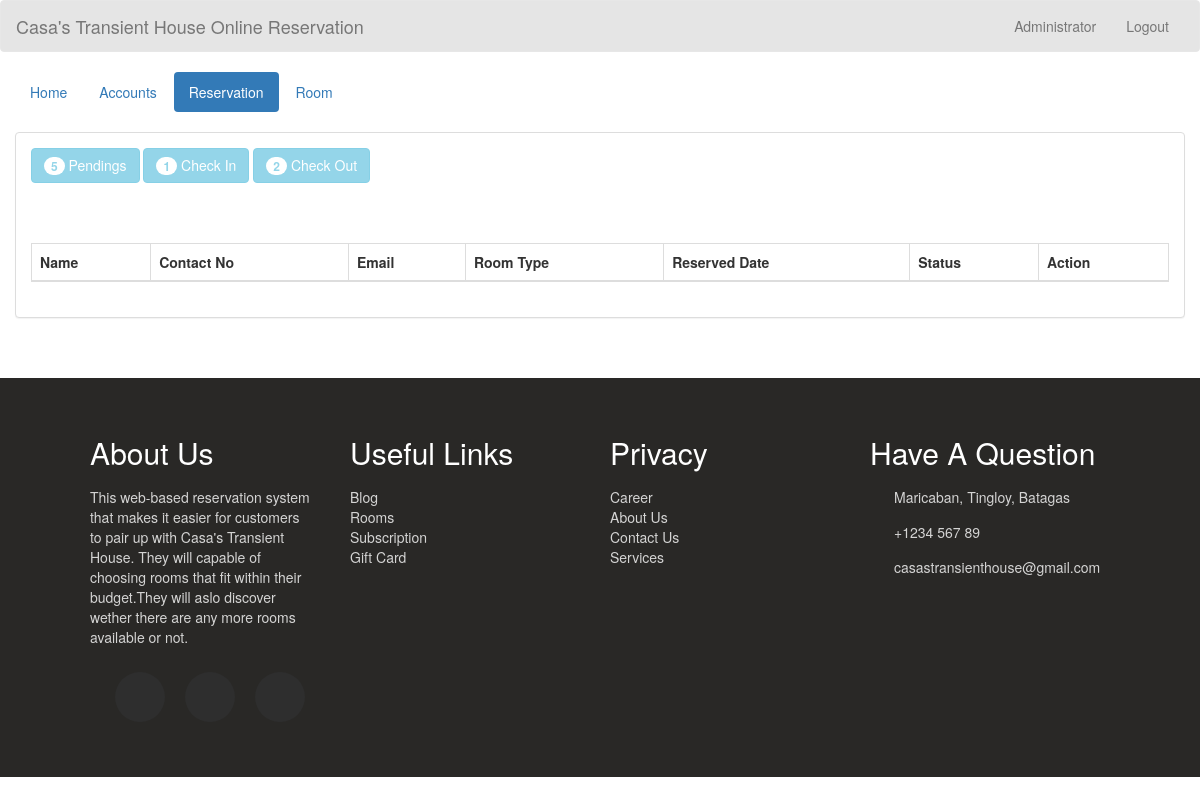
/admin/go_discard.php (signed in), run on an earlier commit of the app's database.
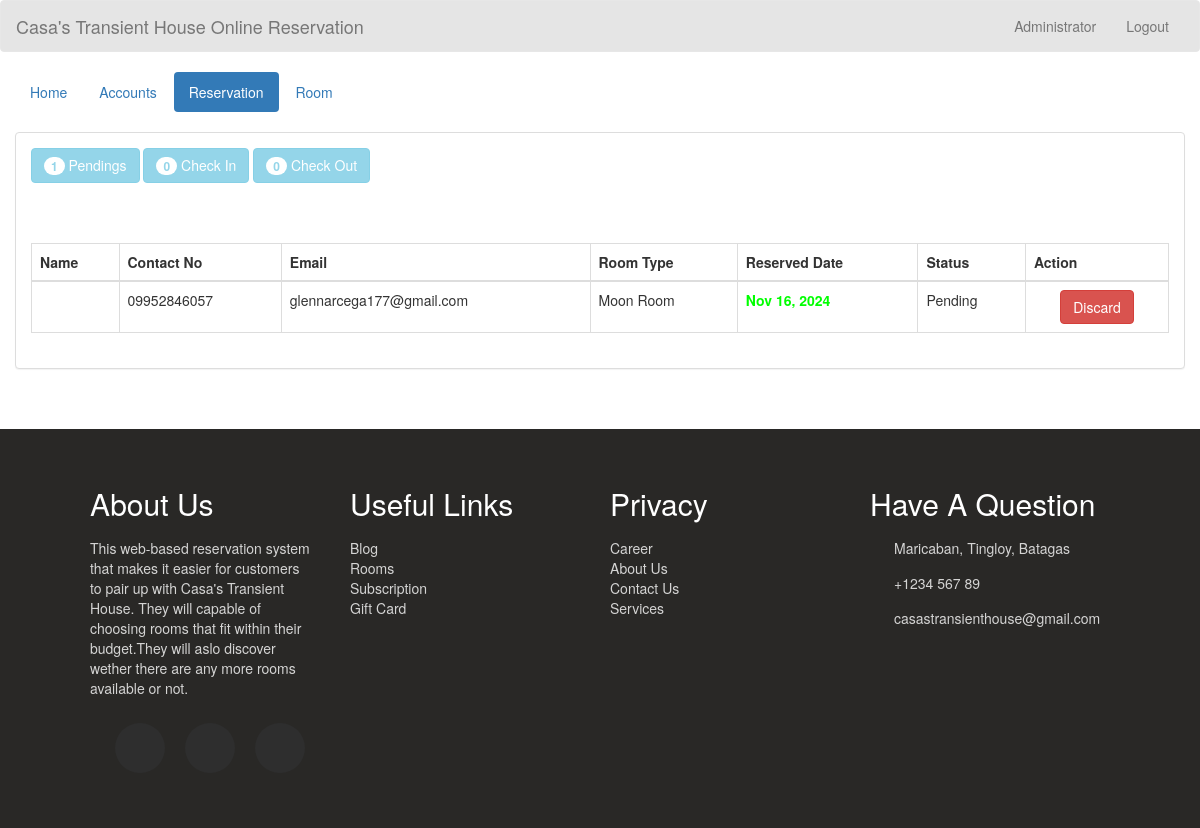
And on a later commit of the database.
### tables this page shows
CREATE TABLE `transaction` (
  `transaction_id` int(11) NOT NULL,
  `id` varchar(11) NOT NULL,
  `guest_id` int(11) NOT NULL,
  `room_id` int(11) NOT NULL,
  `hotel_name` varchar(200) NOT NULL,
  `room_no` int(5) NOT NULL,
  `status` varchar(20) NOT NULL,
  `days` int(2) NOT NULL,
  `checkin` date NOT NULL,
  `checkin_time` time NOT NULL,
  `checkout` date NOT NULL,
  `checkout_time` time NOT NULL,
  `bill` varchar(10) NOT NULL
);

CREATE TABLE `guest` (
  `guest_id` int(11) NOT NULL,
  `name` varchar(50) NOT NULL,
  `address` varchar(50) NOT NULL,
  `contactno` varchar(13) NOT NULL,
  `email` varchar(100) NOT NULL
);

CREATE TABLE `room` (
  `room_id` int(11) NOT NULL,
  `hotel_name` varchar(200) NOT NULL,
  `room_type` varchar(50) NOT NULL,
  `room_number` varchar(100) NOT NULL,
  `price` varchar(11) NOT NULL,
  `descr` varchar(200) NOT NULL,
  `photo` varchar(100) NOT NULL
);

### admin/go_discard.php (the view, shortened to what the changed rows need)
<!DOCTYPE html>
<?php
	require '../admin_query/name.php';
?>
<html lang = "en">
	<head>
		<link rel = "stylesheet" type = "text/css" href = "../css/bootstrap.css " />
		<link rel = "stylesheet" type = "text/css" href = "../css/style.css" />
        <link rel="stylesheet" type="text/css" href="../sendemail/css/bootstrap.css"/>
		<link rel="stylesheet"  type="text/css" href="../css/css_footer.css">
	</head>
<body>
	<br />
	<div class = "container-fluid">
		<div class = "panel panel-default">
			<?php
				$q_p = $conn->query("SELECT COUNT(*) as total FROM `transaction` WHERE `status` = 'Pending'") or die(mysqli_error());
				$f_p = $q_p->fetch_array();
				$q_ci = $conn->query("SELECT COUNT(*) as total FROM `transaction` WHERE `status` = 'Check In'") or die(mysqli_error());
				$f_ci = $q_ci->fetch_array();
				$q_cw = $conn->query("SELECT COUNT(*) as total FROM `transaction` WHERE `status` = 'Check Out'") or die(mysqli_error());
				$f_cw = $q_cw->fetch_array();
			?>
			<div class = "panel-body">
				<a class = "btn btn-info disabled" href="reserve.php"><span class = "badge"><?php echo $f_p['total']?></span> Pendings</a>
				<a class = "btn btn-info disabled" href = "checkin.php"><span class = "badge"><?php echo $f_ci['total']?></span> Check In</a>
				<a class = "btn btn-info disabled" href = "checkout.php"><span class = "badge"><?php echo $f_cw['total']?></span> Check Out</a>
				<br />
				<br />
				<br />
				<br />
				<table id = "table" class = "table table-bordered">
					<thead>
						<tr>
							<th>Name</th>
							<th>Contact No</th>
							<th>Email</th>
							<th>Room Type</th>
							<th>Reserved Date</th>
							<th>Status</th>
							<th>Action</th>
						</tr>
					</thead>
					<tbody>
						<?php
							$query = $conn->query("SELECT * FROM `transaction` NATURAL JOIN `guest` NATURAL JOIN `room` WHERE `status` = 'Pending'") or die(mysqli_error());
							while($fetch = $query->fetch_array()){
						?>
						<tr>
							<td><?php echo $fetch['firstname']." ".$fetch['lastname']?></td>
							<td><?php echo $fetch['contactno']?></td>
							<td><?php echo $fetch['email']?></td>
							<td><?php echo $fetch['room_type']?></td>
							<td><strong><?php if($fetch['checkin'] <= date("Y-m-d", strtotime("+8 HOURS"))){echo "<label style = 'color:#ff0000;'>".date("M d, Y", strtotime($fetch['checkin']))."</label>";}else{echo "<label style = 'color:#00ff00;'>".date("M d, Y", strtotime($fetch['checkin']))."</label>";}?></strong></td>
							<td><?php echo $fetch['status']?></td>
							<td><center></a> <a class = "btn btn-danger" onclick = "confirmationDelete(); return false;" href = "../admin_query/delete_pending.php?transaction_id=<?php echo $fetch['transaction_id']?>"> Discard</a>
						</tr>
						<?php
							}
						?>
					</tbody>
				</table>
			</div>
		</div>
	</div>
	<br />
	<br />
	<footer class = "footer">
            <div class = "footer-container">
                <div>
                    <h2>About Us </h2>
                </div>
                <div>
                    <h2>Useful Links</h2>
                </div>
                <div>
                    <h2>Privacy</h2>
                </div>
                <div>
                    <h2>Have A Question</h2>
                </div>
            </div>
        </footer>
</body>
</html>

What changed in the data, as far as the page shows it:
added transaction: guest.contactno "09952846057", guest.email "glennarcega177@gmail.com", room.room_type "Moon Room", checkin "Nov 16, 2024", status "Pending"
Also different on the page:
$f_p['total']: "5" → "1"
$f_ci['total']: "1" → "0"
$f_cw['total']: "2" → "0"
